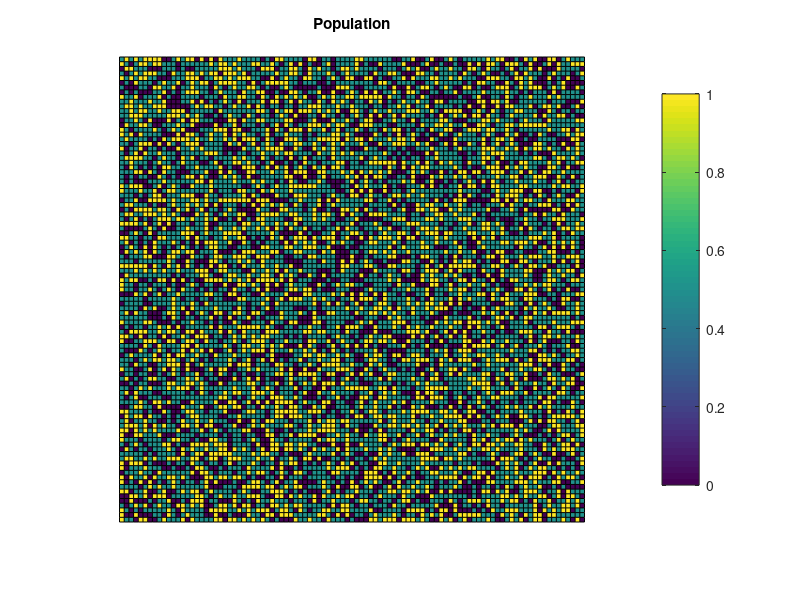

Source code (MATLAB):
%% Volunteering as Red Queen Mechanism for Cooperation in Public Goods Games
%
% Recreation of the experiment presented in the omonimous paper.
% The experiment is based on recreating a multiagent prisoner dilemma in
% which it is allowed to the player to not to partecipate, falling on a
% safe "side income"that does not depend on others.
%
% Three strategic types:
%   - cooperators
%   - defectors
%   - loners

%% Tabula rasa
clear all
close all

%% Definition of problem 

N = 100;
param.population = N^2;       % total population
param.p_loners      = 0.45;     % initial percentage of loners
param.p_cooperators = 0.3;      % initial percentage of cooperators
param.p_defectors   = 1-param.p_cooperators-param.p_loners; % initial percentage of defectors
param.n_cooperators = param.population*param.p_cooperators;
param.n_defectors   = param.population*param.p_defectors;
param.n_loners      = param.population*param.p_loners;

param.N = 500;   % number of people offered to play the game

param.r = 3;

%% Initial composition 

game_composition = rand(N,N);   % generate random composition
game_composition =  0.5*(game_composition < param.p_loners) + ...
    (game_composition > 1-param.p_cooperators);
%   0.5 for loners
%   0   for defectors
%   1   for cooperators

pop_plot = figure('Name','Population','NumberTitle','off','Position',[1200 100 600 600]);
pcolor(game_composition);
title('Population')
axis equal
colorbar
axis off
hold on

%% Play one game
%game = play_game(param)     % print out the results

%% Game
function game = play_game(param)
%
% Function to simulate one game.
%   Inputs: param structure
%   Output: game structure
%

% NOTE: the sampling mechanism implemented here works only for the first
% game played --> must implement a smarter way!

game_composition = rand(1,param.N);             
loners = (game_composition < param.p_loners);   % select loners
game.n_l = nnz(loners);                         % count loners
players = game_composition(loners~=1);          % eliminate loners from game
game.S = length(players);                       % number of players in current game
if game.S <= 1
    disp('All loners, no players for the game');
else
    cooperators = (game_composition > param.p_loners+param.p_defectors);    % select cooperators
    game.n_c = nnz(cooperators);                % number of cooperators in current game

    % r must be > 1 ==> if all cooperate, they are better off than if all
    % defect.
    game.r = param.r;   % for now it is set externally, then we can change it

    % sigma should be > 0 and < r-1 ==> betetr to loner than in a group of
    % defectors; but better still be in a group of cooperators.
    game.sigma = 0.75*(game.r-1);           % payoff for loners
    game.Pd = game.r*game.n_c/game.S;       % payoff for defectors
    game.Pc = game.Pd-1;                    % payoff for cooperators
    game.payoff = game.Pd*ones(param.N);    
    game.payoff(loners) = game.sigma;
    game.payoff(cooperators) = game.Pc;     % distribution of playoffs between all players
    
    % It can be found that the medium payoff for cooperators is better than
    % the one for defectors (Pc/nc)>(Pd/nd) if nc is between these two
    % values: 
    %   (S*(r + (r^2 - 6*r + 1)^(1/2) + 1))/(4*r)
    %   (S*(r - (r^2 - 6*r + 1)^(1/2) + 1))/(4*r)
    % 
    % "winner" refers who had the best medium payoff between the
    % cooperators or defectors.
    % "best payoff" refers to which of the three categoris had the best
    % medium payoff.
    if game.Pc/game.n_c >= game.Pd/(game.S-game.n_c)
        game.winners = 'cooperators';
        if game.sigma/game.n_l >= game.Pc/game.n_c
            game.best_payoff = 'loners';
        else 
            game.best_payoff = 'cooperators';
        end
    else
        game.winners = 'defectors';
        if game.sigma/game.n_l >= game.Pc/game.n_c
            game.best_payoff = 'loners';
        else 
            game.best_payoff = 'defectors';
        end
    end
    
end

end % end function


